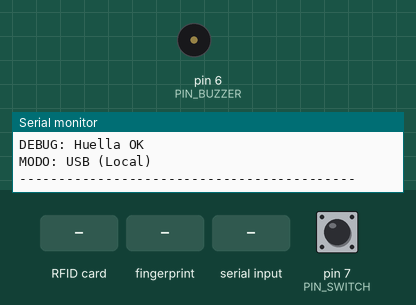
Recording of a sketch running on a simulated Arduino Uno, built with avr-gcc and run on an emulated ATmega328P. On the bench: buzzer (waves = sounding), the last lines printed to the serial monitor. Inputs (shaded band) come from the test bench; at power-on: pin 7 (PIN_SWITCH) HIGH.

Above: at 2.3 s.
2.4 s: RFID card 5E 7A 19 C4 held to the reader
At 2.47 s:
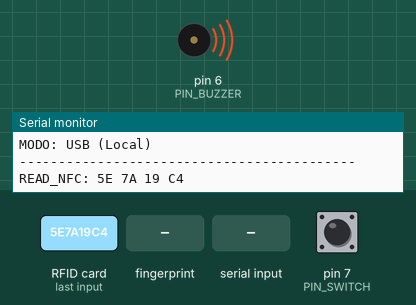
4.2 s: finger stored as number 1 placed on the sensor
At 6.0 s:
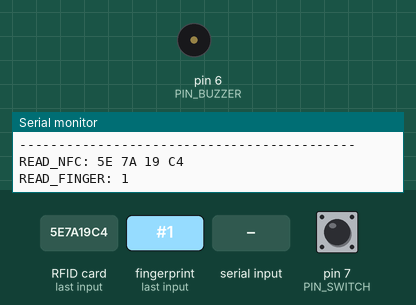
7.2 s: "CLEAR_DB\n" received over Serial
At 7.47 s:
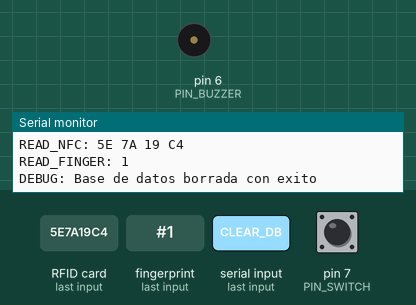
8.7 s: "ENROLL 90\n" received over Serial
At 24.03 s:
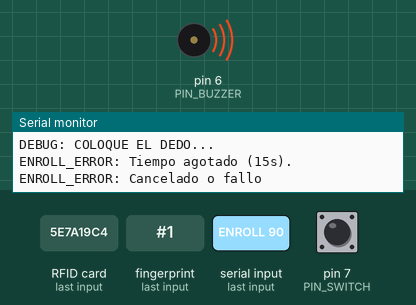
Timing chart, 0 to 25.3 s (numbered marks = the images above; inputs shaded):
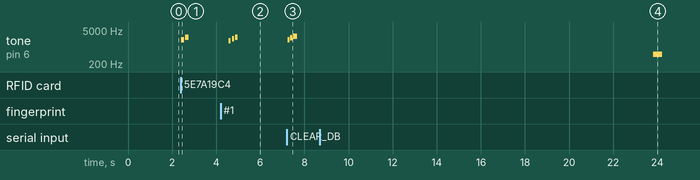

Measured:
- after the input at 2.4 s, tone on pin 6 (PIN_BUZZER): silent → 2000 Hz at once, → silent 0.15 s later, → 2500 Hz 0.05 s later, → silent 0.15 s later
- after the input at 4.2 s, tone on pin 6 (PIN_BUZZER): plays 1800 Hz for 0.10 s, 2200 Hz for 0.10 s, 2500 Hz for 0.10 s, starting after 0.37 s
- after the input at 7.2 s, tone on pin 6 (PIN_BUZZER): plays 2000 Hz for 0.10 s, 2400 Hz for 0.10 s, 2800 Hz for 0.20 s, starting at once
- after the input at 8.7 s, tone on pin 6 (PIN_BUZZER): silent → 500 Hz after 15.1 s, → silent 0.40 s later

The sketch:

ArduinoEsclavo.ino
```cpp
#include <Wire.h>
#include <PN532_I2C.h>
#include <PN532.h>
#include <Adafruit_Fingerprint.h>
#include <SoftwareSerial.h>

// --- CONFIGURACIÓN HARDWARE ---
PN532_I2C pn532_i2c(Wire);
PN532 nfc_hardware(pn532_i2c);
SoftwareSerial mySerial(2, 3);
Adafruit_Fingerprint finger = Adafruit_Fingerprint(&mySerial);

const int PIN_BUZZER = 6;
const int PIN_SWITCH = 7;
const int PIN_RX_ESP = 8;
const int PIN_TX_ESP = 9;

// Comunicación con ESP8266
SoftwareSerial espSerial(PIN_RX_ESP, PIN_TX_ESP);

// --- PROTOTIPOS ---
void sonidoNFC();
void sonidoHuella();
void sonidoEnrolamiento();
void sonidoError();
bool enrolar(int id);
String hexUID(uint8_t* uid, uint8_t len);
void enviarEvento(String msg);

void setup() {
  Serial.begin(9600);
  espSerial.begin(9600);
  pinMode(PIN_BUZZER, OUTPUT);
  pinMode(PIN_SWITCH, INPUT_PULLUP);

  Serial.println(F("\n-------------------------------------------"));
  Serial.println(F("SISTEMA ARACHIZ - MODO ESCLAVO V7.1"));
  Serial.println(F("-------------------------------------------"));

  Serial.println(F("DEBUG: Iniciando NFC..."));
  nfc_hardware.begin();
  uint32_t versiondata = nfc_hardware.getFirmwareVersion();
  if (!versiondata) {
    Serial.println(F("ERROR: Sensor NFC PN532 no encontrado."));
  } else {
    Serial.print(F("DEBUG: NFC OK - Firmware v"));
    Serial.println((versiondata >> 16) & 0xFF);
    nfc_hardware.SAMConfig();
  }

  Serial.println(F("DEBUG: Iniciando sensor de huella..."));
  finger.begin(57600);
  if (finger.verifyPassword()) {
    Serial.println(F("DEBUG: Huella OK"));
  } else {
    Serial.println(F("ERROR: Sensor de huella no encontrado."));
  }

  bool modoESP = (digitalRead(PIN_SWITCH) == LOW);
  Serial.println(modoESP ? F("MODO: ESP8266 (WiFi)") : F("MODO: USB (Local)"));
  Serial.println(F("-------------------------------------------"));
}

// Envía el evento al destino correcto según el switch
void enviarEvento(String msg) {
  bool modoESP = (digitalRead(PIN_SWITCH) == LOW);
  if (modoESP) {
    espSerial.listen();
    espSerial.println("MODO:RENDER|" + msg);
  } else {
    Serial.println(msg);
  }
}

void loop() {
  // 1. Escuchar comandos desde Node.js (solo en modo USB)
  if (Serial.available() > 0) {
    String comando = Serial.readStringUntil('\n');
    comando.trim();
    if (comando == "CLEAR_DB") {
      mySerial.listen();
      finger.emptyDatabase();
      Serial.println("DEBUG: Base de datos borrada con exito");
      sonidoEnrolamiento();
    } else if (comando.startsWith("ENROLL ")) {
      int idx = comando.substring(7).toInt();
      if (idx > 0 && idx < 128) {
        Serial.print("DEBUG: Iniciando enrolamiento en ID ");
        Serial.println(idx);
        mySerial.listen();
        bool res = enrolar(idx);
        if (res) {
          Serial.print("ENROLL_SUCCESS: ");
          Serial.println(idx);
        } else {
          Serial.println("ENROLL_ERROR: Cancelado o fallo");
        }
      }
    }
  }

  // 2. Lectura NFC
  uint8_t success;
  uint8_t uid[] = { 0, 0, 0, 0, 0, 0, 0 };
  uint8_t uidLength;

  success = nfc_hardware.readPassiveTargetID(PN532_MIFARE_ISO14443A, uid, &uidLength, 50);

  if (success) {
    String uid_str = hexUID(uid, uidLength);
    enviarEvento("READ_NFC: " + uid_str);
    sonidoNFC();
    delay(500);
    nfc_hardware.SAMConfig();
  }

  // 3. Lectura Huella
  mySerial.listen();
  if (finger.getImage() == FINGERPRINT_OK) {
    if (finger.image2Tz() == FINGERPRINT_OK) {
      if (finger.fingerFastSearch() == FINGERPRINT_OK) {
        enviarEvento("READ_FINGER: " + String(finger.fingerID));
        sonidoHuella();
        delay(500);
      } else {
        Serial.println("DEBUG: Huella no reconocida por el sensor");
        sonidoError();
        delay(500);
      }
    }
  }
}

// --- FUNCIÓN DE ENROLAMIENTO ---
bool enrolar(int id) {
  int p = -1;
  Serial.println(F("DEBUG: COLOQUE EL DEDO..."));
  unsigned long start = millis();
  while (p != FINGERPRINT_OK) {
    p = finger.getImage();
    if (millis() - start > 15000) {
      Serial.println(F("ENROLL_ERROR: Tiempo agotado (15s)."));
      sonidoError();
      return false;
    }
  }

  p = finger.image2Tz(1);
  if (p == FINGERPRINT_OK) {
    p = finger.fingerFastSearch();
    if (p == FINGERPRINT_OK) {
      Serial.println(F("ENROLL_ERROR: Esta huella ya esta registrada."));
      sonidoError();
      delay(2000);
      return false;
    }
  }

  tone(PIN_BUZZER, 2000, 150);
  Serial.println(F("DEBUG: QUITE EL DEDO..."));
  delay(1000);
  start = millis();
  while (finger.getImage() != FINGERPRINT_NOFINGER) {
    if (millis() - start > 10000) break;
  }

  p = -1;
  Serial.println(F("DEBUG: COLOQUE EL MISMO DEDO OTRA VEZ..."));
  start = millis();
  while (p != FINGERPRINT_OK) {
    p = finger.getImage();
    if (millis() - start > 15000) {
      Serial.println(F("ENROLL_ERROR: Tiempo agotado (15s)."));
      sonidoError();
      return false;
    }
  }

  p = finger.image2Tz(2);
  if (p != FINGERPRINT_OK) {
    Serial.println(F("ENROLL_ERROR: Error al procesar imagen 2."));
    sonidoError();
    return false;
  }

  if (finger.createModel() == FINGERPRINT_OK) {
    if (finger.storeModel(id) == FINGERPRINT_OK) {
      sonidoEnrolamiento();
      return true;
    }
  }

  Serial.println(F("ENROLL_ERROR: Las huellas no coinciden."));
  sonidoError();
  delay(1000);
  return false;
}

String hexUID(uint8_t* uid, uint8_t len) {
  String s = "";
  for (uint8_t i = 0; i < len; i++) {
    if (i > 0) s += " ";
    if (uid[i] < 0x10) s += "0";
    s += String(uid[i], HEX);
  }
  s.toUpperCase();
  return s;
}

void sonidoNFC() {
  tone(PIN_BUZZER, 2000, 150);
  delay(200);
  tone(PIN_BUZZER, 2500, 150);
}

void sonidoHuella() {
  tone(PIN_BUZZER, 1800, 100);
  delay(150);
  tone(PIN_BUZZER, 2200, 100);
  delay(150);
  tone(PIN_BUZZER, 2500, 100);
}

void sonidoEnrolamiento() {
  tone(PIN_BUZZER, 2000, 100);
  delay(120);
  tone(PIN_BUZZER, 2400, 100);
  delay(120);
  tone(PIN_BUZZER, 2800, 200);
}

void sonidoError() {
  tone(PIN_BUZZER, 500, 300);
  delay(100);
  tone(PIN_BUZZER, 500, 300);
}
```
